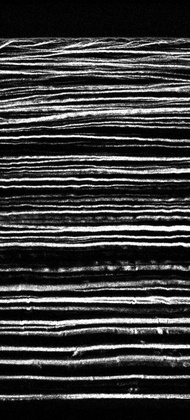
%> input picture zach/rabbitImages/image1.jpg, 190 x 420 px, shrunk from 453 x 1001 before the run
$ octave alignmentAttempt.m   (GNU Octave 9; MATLAB toolbox functions it lacks are replaced by stand-ins)
%> lines starting %> are read from the running program, lines starting %| are printed output that depends on the picture; in (x1, y1, x2, y2) boxes, pixels count from 0 and x2, y2 are one past the last pixel; in counts of white or black regions, pixels touching at a corner belong together; the program's own positions count from 1
image1 = im2double(imread('rabbitImages/image1.jpg'));
%> image1: size 420x190 double; min 0, max 1, mean 0.233
image2 = im2double(imread('rabbitImages/image2.jpg'));
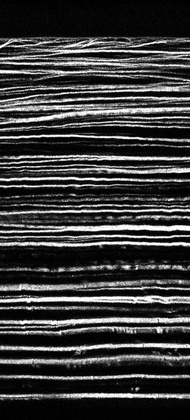
%> input picture zach/rabbitImages/image2.jpg, 190 x 420 px, shrunk from 453 x 1001 before the run
%> image2: size 420x190 double; min 0, max 1, mean 0.236
imageSize = size(image1);
%> imageSize = [420 190]
height = imageSize(1);
%> height = 420
width = imageSize(2);
%> width = 190

threshold = 0.3;
image1data = image1>threshold;
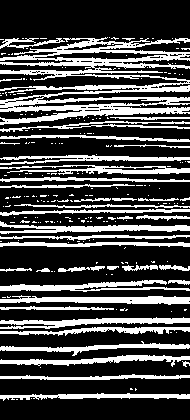
%> image1data: size 420x190 logical; 29.1% white; 223 white regions (183 under 20 px), largest, box (x1, y1, x2, y2) and area: (0, 37, 190, 125) 6831, (0, 295, 190, 305) 1131, (0, 317, 190, 329) 1072
image2data = image2>threshold;
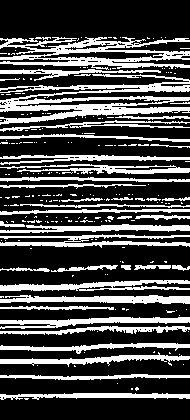
%> image2data: size 420x190 logical; 29.5% white; 228 white regions (187 under 20 px), largest, box (x1, y1, x2, y2) and area: (0, 74, 190, 125) 3762, (0, 37, 190, 70) 2866, (0, 234, 190, 248) 1203

maxOffset = 10;
offsetsInfo = zeros(maxOffset+1,maxOffset+1);
for xOffset = 0:maxOffset
   for yOffset = 0:maxOffset

       %calculate the info for this x,y offset pair
       image1Box = image1data(1:height-yOffset,1:width-xOffset);
       image2Box = image2data(yOffset+1:height,xOffset+1:width);
       image12Aligned = double(image1Box&image2Box);
       numMatches = sum(image12Aligned(:));

       if(xOffset==5 && yOffset==6)
          figure
          imshow(image1Box)
          figure
          imshow(image2Box)
       end

       %normalizes by number possibe matches
       boxSize = size(image1Box);
       numMatchesNorm = numMatches/(boxSize(1)*boxSize(2));

       offsetsInfo(xOffset+1,yOffset+1) = numMatchesNorm;

   end
end
